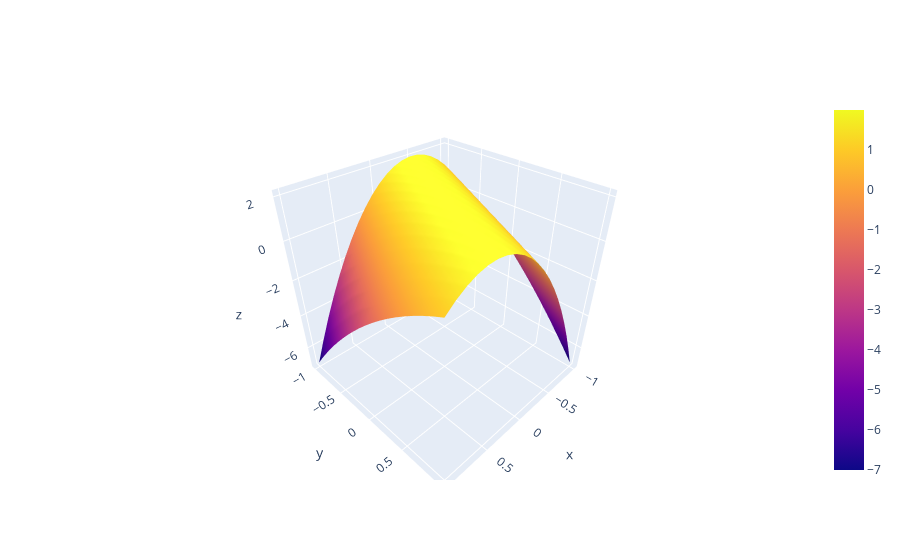

The notebook cell this image was saved under:
### Code cell
u, v = sympy.symbols("u v")
# f_explicit = sympy.sqrt(100 - v**2 - u**2)
# f_explicit = sympy.sqrt(100 - v**2 -2*u**2)
# f_explicit = sympy.sqrt(100 - (0.5*v - 0.5*u))
f_explicit = 2 + -(2*u-v)*(2*u-v)
x, y = u, v

# coordinate range
xx = np.linspace(-1, 1, 20)
yy = np.linspace(-1, 1, 20)

# make coordinate point
X, Y = np.meshgrid(xx, yy)

# dependent variable point on coordinate
f2 = sympy.lambdify((x, y), f_explicit)
Z = f2(X, Y)

fig = go.Figure(go.Surface(x=X, y=Y, z=Z, surfacecolor=Z)) # np.zeros_like(Z)
fig.show()

### Figure 1 — Plotly figure (JSON) as saved in the notebook; plotly's stock layout.template omitted (floating-point values rounded to 4 significant figures; data arrays with more than 128 entries replaced by an {"elided": "..."} marker saying what was removed)
{"data": [{"surfacecolor": {"elided": "20x20 float values"}, "type": "surface", "x": {"elided": "20x20 float values"}, "y": {"elided": "20x20 float values"}, "z": {"elided": "20x20 float values"}}], "layout": {}}
